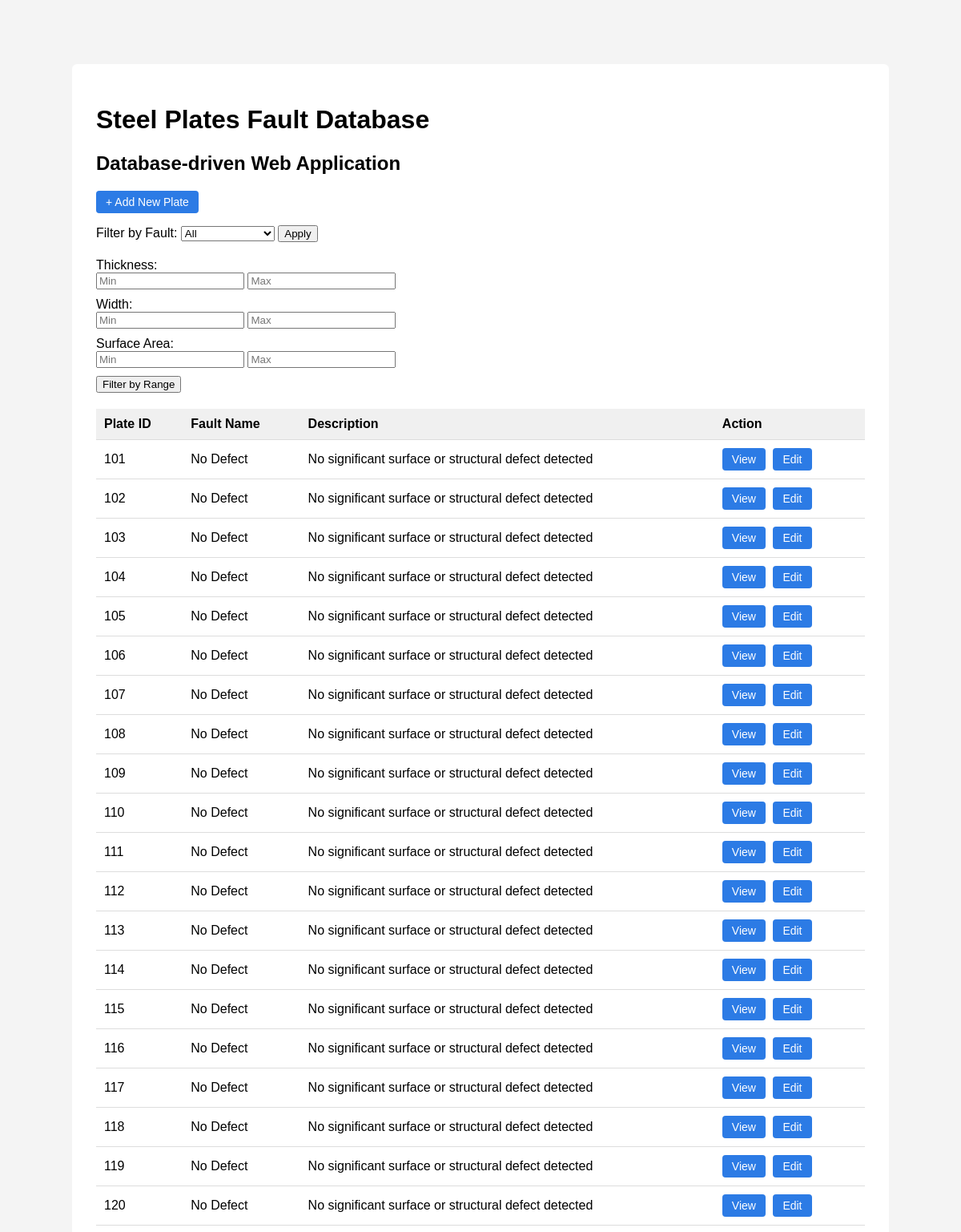
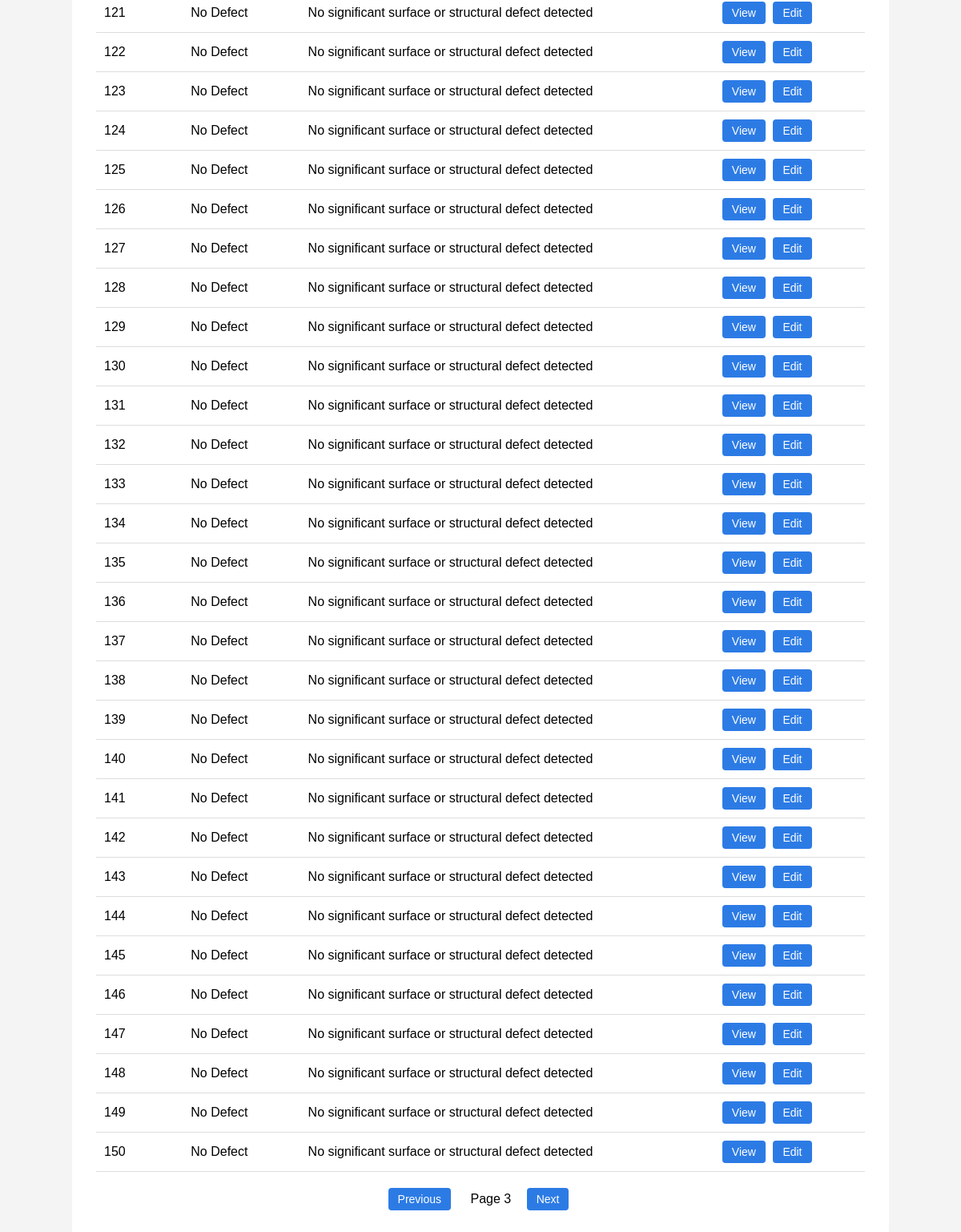
Screenshot of /plates?page=3 with the database file from the repository (2 pictures, top to bottom).
### tables this page shows
CREATE TABLE faults (
    fault_code TEXT PRIMARY KEY,
    fault_name TEXT,
    description TEXT
);

CREATE TABLE plates_new (
    plate_id INTEGER PRIMARY KEY,
    fault_code TEXT,
    created_at TEXT DEFAULT CURRENT_TIMESTAMP
);

### app.py (the view)
@app.route("/plates")
def show_plates():
    page = request.args.get("page", default=1, type=int)
    selected_fault = request.args.get("fault", default="", type=str)
    per_page = 50
    offset = (page - 1) * per_page
    conn = get_db_connection()
    cursor = conn.cursor()
    cursor.execute("SELECT fault_code, fault_name FROM faults ORDER BY fault_code")
    faults = cursor.fetchall()
    if selected_fault:
        cursor.execute(
            """
            SELECT
                pn.plate_id,
                f.fault_name,
                f.description
            FROM plates_new pn
            JOIN faults f ON pn.fault_code = f.fault_code
            WHERE pn.fault_code = ?
            ORDER BY pn.plate_id
            LIMIT ? OFFSET ?
            """,
            (selected_fault, per_page, offset)
        )
    else:
        cursor.execute(
            """
            SELECT
                pn.plate_id,
                f.fault_name,
                f.description
            FROM plates_new pn
            JOIN faults f ON pn.fault_code = f.fault_code
            ORDER BY pn.plate_id
            LIMIT ? OFFSET ?
            """,
            (per_page, offset)
        )
    rows = cursor.fetchall()
    conn.close()
    return render_template(
        "plates.html",
        rows=rows,
        faults=faults,
        selected_fault=selected_fault,
        page=page
    )

### app.py (called while the page is built)
def get_db_connection():
    conn = sqlite3.connect("app.db")
    conn.row_factory = sqlite3.Row
    return conn

### templates/plates.html (shortened to what this page needs)
<!DOCTYPE html>
<html>
<head>
</head>
<body>
<div class="container">
    <h1>Steel Plates Fault Database</h1>
    <h2>Database-driven Web Application</h2>
    <div class="top-link">
        <a class="button" href="/add">+ Add New Plate</a>
    </div>
    <form method="get" action="/plates">
        <label for="fault">Filter by Fault:</label>
        <select name="fault" id="fault">
            <option value="">All</option>
        </select>
        <button type="submit">Apply</button>
    </form>
    <form method="get" action="/plates/filter" style="margin-top:20px;">
        <div style="margin-bottom:10px;">
            <label>Thickness:</label><br>
            <input type="number" step="0.01" name="min_th" placeholder="Min">
            <input type="number" step="0.01" name="max_th" placeholder="Max">
        </div>
        <div style="margin-bottom:10px;">
            <label>Width:</label><br>
            <input type="number" step="0.01" name="min_w" placeholder="Min">
            <input type="number" step="0.01" name="max_w" placeholder="Max">
        </div>
        <div style="margin-bottom:10px;">
            <label>Surface Area:</label><br>
            <input type="number" step="0.01" name="min_sa" placeholder="Min">
            <input type="number" step="0.01" name="max_sa" placeholder="Max">
        </div>
        <button type="submit">Filter by Range</button>
    </form>
    <table>
        <tr>
            <th>Plate ID</th>
            <th>Fault Name</th>
            <th>Description</th>
            <th>Action</th>
        </tr>
        {% for row in rows %}
        <tr>
            <td>{{ row["plate_id"] }}</td>
            <td>{{ row["fault_name"] }}</td>
            <td>{{ row["description"] }}</td>
            <td>
                <a class="button" href="/plates/{{ row['plate_id'] }}">View</a>
                <a class="button" href="/edit/{{ row['plate_id'] }}">Edit</a>
            </td>
        </tr>
        {% endfor %}
    </table>
    <div style="margin-top:20px; text-align:center;">
        {% if page > 1 %}
            <a class="button"
               href="/plates?page={{ page - 1 }}{% if selected_fault %}&fault={{ selected_fault }}{% endif %}">
               Previous
            </a>
        {% endif %}
        <span style="margin: 0 15px;">Page {{ page }}</span>
        {% if rows|length == 50 %}
            <a class="button"
               href="/plates?page={{ page + 1 }}{% if selected_fault %}&fault={{ selected_fault }}{% endif %}">
               Next
            </a>
        {% endif %}
    </div>
</div>
</body>
</html>

### templates/plates.html (style rules this page uses)
body { font-family: Arial, sans-serif; background-color: #f4f4f4; margin: 0; padding: 0; }
.container { width: 80%; margin: 80px auto; background: white; padding: 30px; border-radius: 6px; }
table { width: 100%; border-collapse: collapse; margin-top: 20px; }
th, td { padding: 10px; border-bottom: 1px solid #ddd; text-align: left; }
th { background-color: #f0f0f0; }
a.button { display: inline-block; padding: 6px 12px; background: #2c7be5; color: white; text-decoration: none; border-radius: 4px; font-size: 14px; margin-right: 5px; }
.top-link { margin-bottom: 15px; }

### rows the page displays
faults: plate_id "101", fault_name "No Defect", description "No significant surface or structural defect detected", plate_id "102", plate_id "103", plate_id "104", plate_id "105", plate_id "106", plate_id "107", plate_id "108", plate_id "109", plate_id "110", plate_id "111", plate_id "112", plate_id "113", plate_id "114", plate_id "115", plate_id "116", plate_id "117", plate_id "118", plate_id "119", plate_id "120", plate_id "121", plate_id "122", plate_id "123", plate_id "124", plate_id "125", plate_id "126", plate_id "127", plate_id "128", plate_id "129", plate_id "130", plate_id "131", plate_id "132", plate_id "133", plate_id "134", plate_id "135", plate_id "136", plate_id "137", plate_id "138", plate_id "139", plate_id "140", plate_id "141", plate_id "142", plate_id "143", plate_id "144", plate_id "145", plate_id "146", plate_id "147", plate_id "148", plate_id "149", plate_id "150"

### other values shown
{{ page }} "3"
